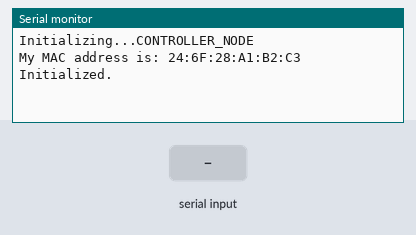
This sketch was run on a simulated ESP8266 (NodeMCU). On the bench: the last lines printed to the serial monitor. The test bench sets the inputs (shaded band).

Above: at 1.2 s.
1.3 s: "q" received over Serial
At 2.5 s:
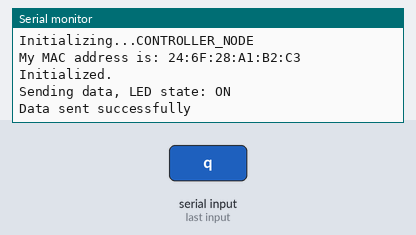
2.8 s: "Q" received over Serial
At 4.2 s:
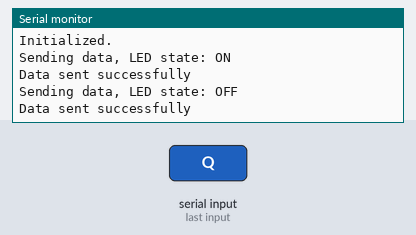

Measured:
- after the input at 1.3 s, the serial monitor: prints a new line at once (image 1)
- after the input at 2.8 s, the serial monitor: prints a new line at once (image 2)

The sketch:

espnow_master.ino
```cpp
#include<ESP8266WiFi.h>
#include<espnow.h>

const int button = 4;
#define MY_NAME         "CONTROLLER_NODE"
#define MY_ROLE         ESP_NOW_ROLE_CONTROLLER
#define RECEIVER_ROLE   ESP_NOW_ROLE_SLAVE
#define WIFI_CHANNEL    1

uint8_t receiverAddress[] = {0x08, 0xF9, 0xE0, 0x75, 0x90, 0x10};  // Reemplaza con la MAC del esclavo

struct __attribute__((packed)) dataPacket {
  int state;
};

bool toggleState = false;  // Variable de estado para el toggle

void transmissionComplete(uint8_t *receiver_mac, uint8_t transmissionStatus) {
  if (transmissionStatus == 0) {
    Serial.println("Data sent successfully");
  } else {
    Serial.print("Error code: ");
    Serial.println(transmissionStatus);
  }
}

void setup() {
  Serial.begin(115200);
  Serial.println();
  Serial.print("Initializing...");
  Serial.println(MY_NAME);
  Serial.print("My MAC address is: ");
  Serial.println(WiFi.macAddress());

  WiFi.mode(WIFI_STA);
  WiFi.disconnect();

  if (esp_now_init() != 0) {
    Serial.println("ESP-NOW initialization failed");
    return;
  }

  esp_now_set_self_role(MY_ROLE);
  esp_now_register_send_cb(transmissionComplete);
  esp_now_add_peer(receiverAddress, RECEIVER_ROLE, WIFI_CHANNEL, NULL, 0);

  Serial.println("Initialized.");
}

void loop() {
  dataPacket packet;

  if (Serial.available()) {   // Si hay datos en el monitor serie
    char input = Serial.read();   // Leer el carácter

    if (input == 'q' || input == 'Q') {   // Si se presiona 'q' o 'Q'
      toggleState = !toggleState;  // Cambiar el estado de toggle
      packet.state = toggleState ? 1 : 0;  // Encender (1) o apagar (0) según el estado de toggle
      esp_now_send(receiverAddress, (uint8_t *)&packet, sizeof(packet));  // Enviar datos por ESP-NOW
      Serial.print("Sending data, LED state: ");
      Serial.println(toggleState ? "ON" : "OFF");
    }
  }

  delay(30);  // Retraso de 30 ms
}
```
